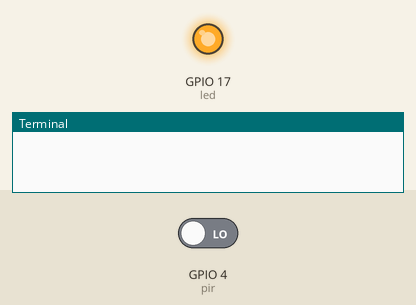
The program below on a simulated Raspberry Pi (BCM pin numbers). On the bench: output pins drawn as LEDs (lit = HIGH), the last lines printed to the terminal. The test bench sets the inputs (shaded band); at power-on: GPIO 4 (pir) LOW. No MQTT or app messages arrive unless stated.

Above: at 1.3 s.
1.4 s: GPIO 4 (pir) driven HIGH
3.6 s: GPIO 4 (pir) driven LOW
At 4.3 s:
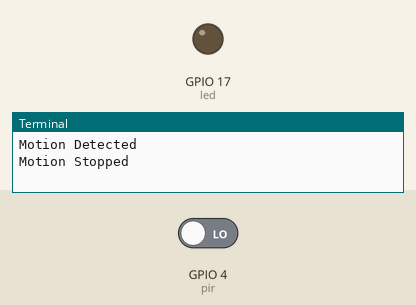
Timing chart, 0 to 6.6 s (numbered marks = the images above; inputs shaded):
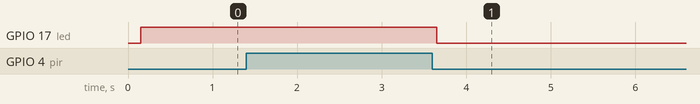

The program:

pir_sensor.py
```python
from gpiozero import LED
from gpiozero import MotionSensor
import paho.mqtt.client as mqtt
import time

# The callback for when the client receives a CONNACK response from the server.
def on_connect(client, userdata, flags, rc):
    print("Connected with result code "+str(rc))

    # Subscribing in on_connect() means that if we lose the connection and
    # reconnect then subscriptions will be renewed.
    client.subscribe("$SYS/#")

# The callback for when a PUBLISH message is received from the server.
def on_message(client, userdata, msg):
    print(msg.topic+" "+str(msg.payload))

client = mqtt.Client()
client.on_connect = on_connect
client.on_message = on_message

client.connect("192.168.0.110", 1883, 60)

# Setup sensor
led = LED(17)
pir = MotionSensor(4)
led.on()

while True:
	#pir.wait_for_motion()
	while not pir.motion_detected:
		client.publish("kitchen/motion",0)
		time.sleep(1)
	# Motion detected
	print("Motion Detected")
	led.on()
	client.publish("kitchen/motion",1)

	# Motion passes by
	pir.wait_for_no_motion()
	led.off()
	print("Motion Stopped")
```

Measured:
- after the input at 3.6 s, GPIO 17 (led): HIGH → LOW after 0.05 s
